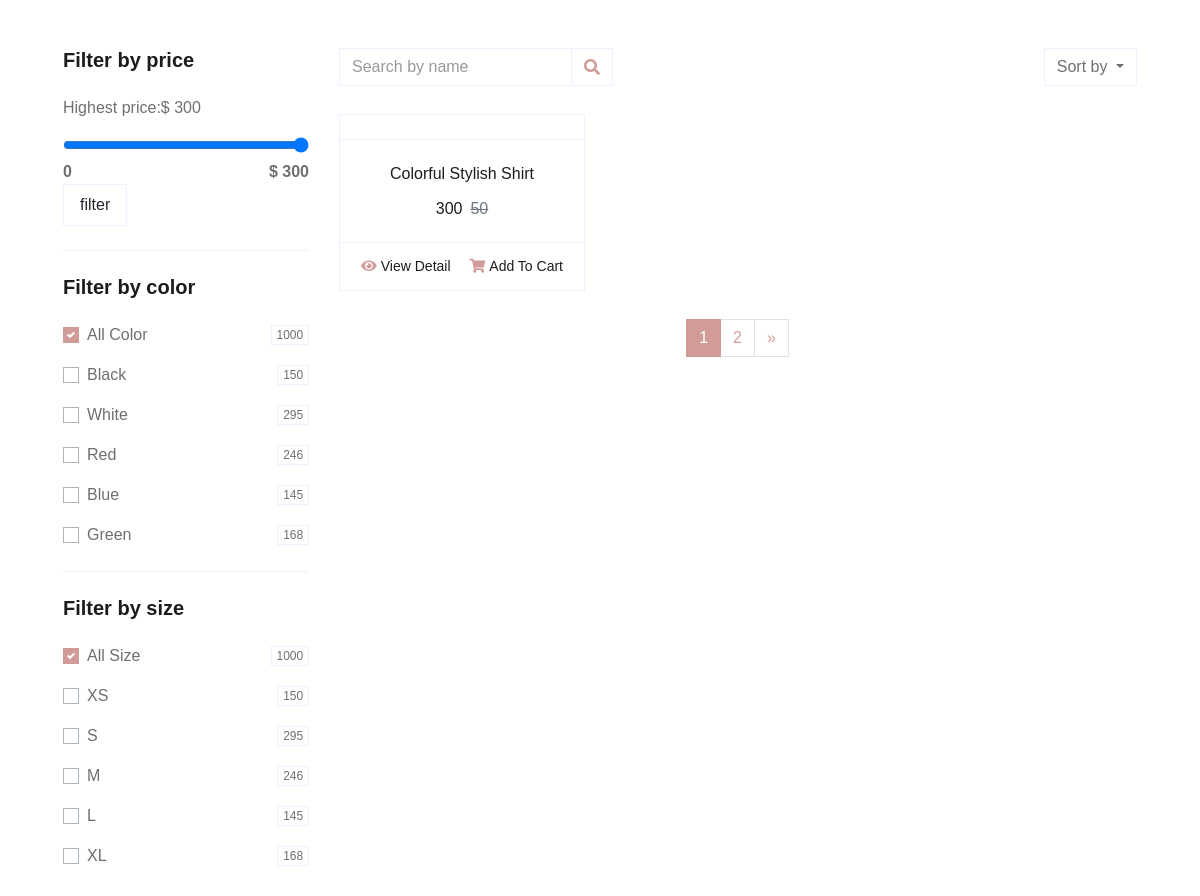
The page / on the database its author committed.
### post_detail/models.py (models this page shows, shortened)
class Information(models.Model):
    image = CloudinaryField('image')
    name = models.CharField(max_length=100)
    star=models.IntegerField()
    pre_price = models.CharField(max_length=100,null=True)
    price=models.IntegerField(null=True)
    cat=models.ForeignKey(Category,on_delete=models.CASCADE,null=True)
    descriotions = models.CharField(max_length=100)
    slug = models.CharField(max_length=100)
    is_active = models.BooleanField(default=True,null=True)
    is_delete = models.BooleanField(null=True)

### home/views.py (the view)
# urls.py: 2. Add a URL to urlpatterns:  path('', views.home, name='home')
class home(ListView):
    template_name = 'home.html'
    model = Information
    context_object_name = 'information'
    paginate_by = 1
    def get_context_data(self, *, object_list=None, **kwargs):
        context=super(home, self).get_context_data()
        query = Information.objects.all()
        product: Information = query.order_by('-price').first()
        db_max_price = product.price if product is not None else 0
        context['db_max_price'] = db_max_price
        context['end_price']=self.request.GET.get('end_price') or db_max_price
        return context
    def get_queryset(self):
        query=super(home,self).get_queryset()
        request:HttpRequest=self.request
        end_price= request.GET.get('end_price')
        category_name = self.kwargs.get('cat')
        if category_name is not None:
            query = query.filter(cat__cat__iexact=category_name)
        if end_price is not None:
            query=query.filter(price__lte=end_price)
        return query

### home/templates/home.html (shortened to what this page needs)
{% extends 'shared/_layout.html' %}
{% load render_partial %}
{% block content %}
    <div class="container-fluid pt-5">
        <div class="row px-xl-5">
            <div class="col-lg-3 col-md-12">
                <div class="border-bottom mb-4 pb-4">
                    <h5 class="font-weight-semi-bold mb-4">Filter by price</h5>
                    <form>
                        <div class="slidecontainer">
                            <p>Highest price:$ <span id="demo"></span></p>
                            <input id="myRange"
                                   class="span2"
                                   data-slider-min="0"
                                   type="range"
                                   min="0"
                                   max="{{ end_price }}"
                                   value="{{ end_price }}"
                                   data-slider-max="{{ db_max_price }}"
                            >
                            <br/>
                            <div class="range_number"><b>0</b> <b class="pull-left">$ {{ db_max_price }}</b></div>
                            <button id="" class="btn btn-light py-2 px-3 border" onclick="filterProducts()">filter
                            </button>
                        </div>
                    </form>
                </div>
                <div class="border-bottom mb-4 pb-4">
                    <h5 class="font-weight-semi-bold mb-4">Filter by color</h5>
                    <form>
                        <div class="custom-control custom-checkbox d-flex align-items-center justify-content-between mb-3">
                            <label class="custom-control-label" for="price-all">All Color</label>
                            <span class="badge border font-weight-normal">1000</span>
                        </div>
                        <div class="custom-control custom-checkbox d-flex align-items-center justify-content-between mb-3">
                            <label class="custom-control-label" for="color-1">Black</label>
                            <span class="badge border font-weight-normal">150</span>
                        </div>
                        <div class="custom-control custom-checkbox d-flex align-items-center justify-content-between mb-3">
                            <label class="custom-control-label" for="color-2">White</label>
                            <span class="badge border font-weight-normal">295</span>
                        </div>
                        <div class="custom-control custom-checkbox d-flex align-items-center justify-content-between mb-3">
                            <label class="custom-control-label" for="color-3">Red</label>
                            <span class="badge border font-weight-normal">246</span>
                        </div>
                        <div class="custom-control custom-checkbox d-flex align-items-center justify-content-between mb-3">
                            <label class="custom-control-label" for="color-4">Blue</label>
                            <span class="badge border font-weight-normal">145</span>
                        </div>
                        <div class="custom-control custom-checkbox d-flex align-items-center justify-content-between">
                            <label class="custom-control-label" for="color-5">Green</label>
                            <span class="badge border font-weight-normal">168</span>
                        </div>
                    </form>
                </div>
                <div class="mb-5">
                    <h5 class="font-weight-semi-bold mb-4">Filter by size</h5>
                    <form>
                        <div class="custom-control custom-checkbox d-flex align-items-center justify-content-between mb-3">
                            <label class="custom-control-label" for="size-all">All Size</label>
                            <span class="badge border font-weight-normal">1000</span>
                        </div>
                        <div class="custom-control custom-checkbox d-flex align-items-center justify-content-between mb-3">
                            <label class="custom-control-label" for="size-1">XS</label>
                            <span class="badge border font-weight-normal">150</span>
                        </div>
                        <div class="custom-control custom-checkbox d-flex align-items-center justify-content-between mb-3">
                            <label class="custom-control-label" for="size-2">S</label>
                            <span class="badge border font-weight-normal">295</span>
                        </div>
                        <div class="custom-control custom-checkbox d-flex align-items-center justify-content-between mb-3">
                            <label class="custom-control-label" for="size-3">M</label>
                            <span class="badge border font-weight-normal">246</span>
                        </div>
                        <div class="custom-control custom-checkbox d-flex align-items-center justify-content-between mb-3">
                            <label class="custom-control-label" for="size-4">L</label>
                            <span class="badge border font-weight-normal">145</span>
                        </div>
                        <div class="custom-control custom-checkbox d-flex align-items-center justify-content-between">
                            <label class="custom-control-label" for="size-5">XL</label>
                            <span class="badge border font-weight-normal">168</span>
                        </div>
                    </form>
                </div>
            </div>
            <div class="col-lg-9 col-md-12">
                <div class="row pb-3">
                    <div class="col-12 pb-1">
                        <div class="d-flex align-items-center justify-content-between mb-4">
                            <form action="">
                                <div class="input-group">
                                    <input type="text" class="form-control" placeholder="Search by name">
                                    <div class="input-group-append">
                                        <span class="input-group-text bg-transparent text-primary">
                                            <i class="fa fa-search"></i>
                                        </span>
                                    </div>
                                </div>
                            </form>
                            <div class="dropdown ml-4">
                                <button class="btn border dropdown-toggle" type="button" id="triggerId"
                                        data-toggle="dropdown" aria-haspopup="true"
                                        aria-expanded="false">
                                    Sort by
                                </button>
                            </div>
                        </div>
                    </div>
                    {% for info in information %}
                        <div class="col-lg-4 col-md-6 col-sm-12 pb-1">
                            <div class="card product-item border-0 mb-4">
                                <div class="card-header product-img position-relative overflow-hidden bg-transparent border p-0">
                                </div>
                                <div class="card-body border-left border-right text-center p-0 pt-4 pb-3">
                                    <h6 class="text-truncate mb-3">{{ info.name }}</h6>
                                    <div class="d-flex justify-content-center">
                                        <h6>{{ info.price }}</h6>
                                        <h6 class="text-muted ml-2">
                                            {% if  info.pre_price %}
                                                <del>{{ info.pre_price }}</del>
                                            {% endif %}
                                        </h6>
                                    </div>
                                </div>
                                <div class="card-footer d-flex justify-content-between bg-light border">
                                    <a href="{% url 'detail' slug=info.slug %}" class="btn btn-sm text-dark p-0"><i
                                            class="fas fa-eye text-primary mr-1"></i>View Detail</a>
                                    <a href="" class="btn btn-sm text-dark p-0"><i
                                            class="fas fa-shopping-cart text-primary mr-1"></i>Add To Cart</a>
                                </div>
                            </div>
                        </div>
                    {% endfor %}
                    <div class="col-12 pb-1">
                        <nav aria-label="Page navigation">
                            <ul class="pagination justify-content-center mb-3">
                                {% for num in paginator.page_range %}
                                    <li class="page-item {% if page_obj.number == num %}active{% endif %}"><a
                                            class="page-link" href="?page={{ num }}">{{ num }}</a></li>
                                {% endfor %}
                                <li class="page-item">
                                    {% if page_obj.has_next %}
                                        <a class="page-link" href="?page={{ page_obj.next_page_number }}"
                                           aria-label="Previous">
                                            <span aria-hidden="true">&raquo;</span>
                                        </a>
                                    {% endif %}
                                </li>
                            </ul>
                        </nav>
                    </div>
                </div>
            </div>
        </div>
    </div>
{% endblock %}

### rows shown on the page
Information: name "Colorful Stylish Shirt", price "300", pre_price "50"

### other values the page prints
{{ db_max_price }} "300"
{{ num }} "1" "2"
